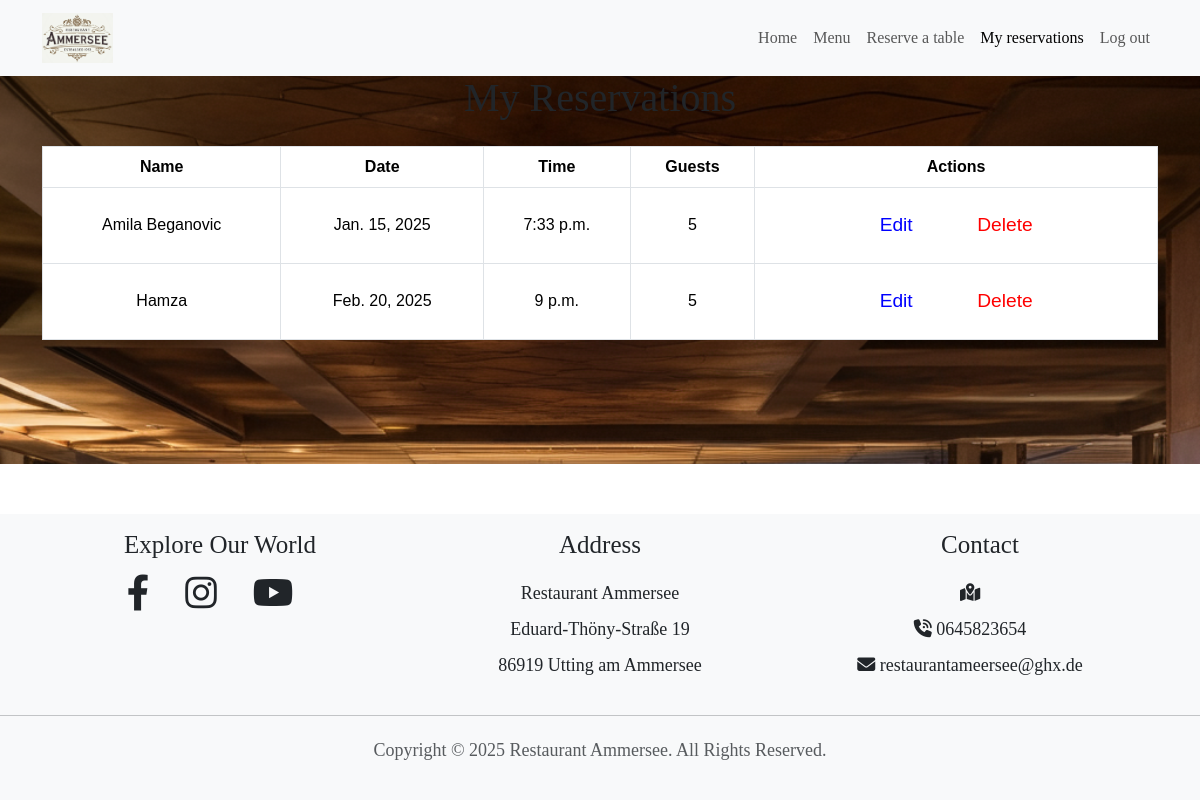
Screenshot of /restaurant/my_reservations/ (signed in) with the database file from the repository.
### restaurant/models.py (models this page shows, shortened)
class Reservation(models.Model):
    time = models.TimeField(blank=False, null=False)
    num_people = models.IntegerField(
        validators=[MinValueValidator(1)]  # Ensure the number of people is at least 1
    )
    name = models.CharField(max_length=200)
    email = models.EmailField(validators=[EmailValidator()], blank=True, null=True)  # Allow blank email
    phone = models.CharField(
        max_length=20, validators=[RegexValidator(r"^\+?\d{9,15}$")]  # Validate phone number format
    )
    date = models.DateField(validators=[validate_future_date])  # Use the custom validator
    user = models.ForeignKey(
        settings.AUTH_USER_MODEL, on_delete=models.CASCADE, null=True, blank=True  # Link to the User model
    )

### restaurant/views.py (the view)
# urls.py: path('my_reservations/', include('restaurant.urls', namespace='reservations')),
@login_required  # Requires user to be logged in
def my_reservations(request):
    reservations = Reservation.objects.filter(user=request.user).order_by(
        "date", "time"
    )  # Fetch reservations for the logged-in user and order them
    context = {
        "reservations": reservations
    }  # Create a context dictionary to pass to the template
    return render(
        request, "reservations/my_reservations.html", context
    )  # Render the template with the context

### restaurant/templates/reservations/my_reservations.html (shortened to what this page needs)
{% extends 'base.html' %}
{% block content %}
{% load static %}
<link rel="stylesheet" href="{% static 'css/reservations.css' %}">
<div class="container">
  <h1 class="text-center my-4">My Reservations</h1>
  <table class="table">
    <thead>
      <tr>
        <th scope="col">Name</th>
        <th scope="col">Date</th>
        <th scope="col">Time</th>
        <th scope="col">Guests</th>
        <th scope="col">Actions</th>
      </tr>
    </thead>
    <tbody>
      {% for reservation in reservations %}
      <tr>
        <td>{{ reservation.name }}</td>
        <td>{{ reservation.date }}</td>
        <td>{{ reservation.time }}</td>
        <td>{{ reservation.num_people}}</td>
        <td>
          <a href="{% url 'reservations:edit_reservation' reservation.id %}" class="btn btn-edit btn-sm">Edit</a>
          <a href="{% url 'reservations:delete_reservation' reservation.id %}" class="btn btn-delete btn-sm">Delete</a>
        </td>
      </tr>
      {% endfor %}
    </tbody>
  </table>
</div>
{% endblock %}

### staticfiles/css/style.css (style rules this page uses)
html, body { width: 100%; margin: 0; font-family: 'Playfair Display', serif; display: flex; flex-direction: column; min-height: 100vh; gap: 50px; }
.btn { font-size: 1.2rem; padding: 15px 30px; }

### staticfiles/css/reservations.css (style rules this page uses)
.container .text-center.my-4 { margin-bottom: 100px; }
.btn-edit { background-color: transparent; color: blue; border: none; }
.btn-delete { background-color: transparent; color: red; border: none; }
.table { font-family: Arial, sans-serif; }
.table td { vertical-align: middle; text-align: center; }
.table th { vertical-align: middle; text-align: center; }
.table td, .table th { border: 1px solid #dee2e6; }

### rows the page displays
Reservation: name "Amila Beganovic", date "Jan. 15, 2025", time "7:33 p.m.", num_people "5"
Reservation: name "Hamza", date "Feb. 20, 2025", time "9 p.m.", num_people "5"
